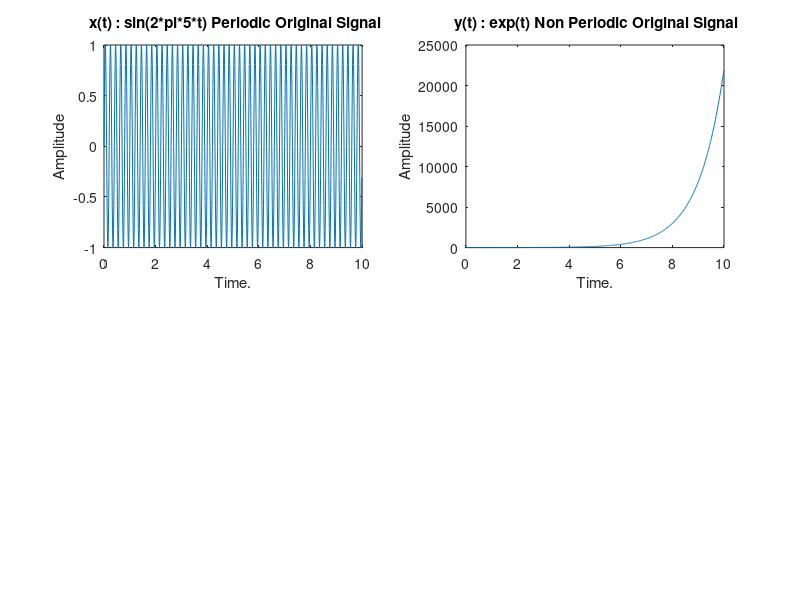

This figure's MATLAB source: (Note: this script raises an error after producing the figure.)
% Author: Dhruv
close all
clear all
clc

%##### Part 1 #####
t = 0:0.01:10-0.01; % Time index
x = sin(2*pi*5*t); % Signal x
y = exp(t);  % Signal y
nf = [256 512 1024 2048]; % possible sizes

names = ["sin(2*pi*5*t)" "exp(t)"];

figure(1)

subplot(2,2,1);
plot(t,x);
title(" x(t) : sin(2*pi*5*t) Periodic Original Signal");
xlabel('Time.') ;
ylabel('Amplitude') ;

subplot(2,2,2);
plot(t,y);
title(" y(t) : exp(t) Non Periodic Original Signal");
xlabel('Time.') ;
ylabel('Amplitude') ;

suptitle("Original Signals")

for j = 1:2
    if j == 1
        fn = x;
    else
        fn = y;
    end
    %##### Part 2 #####
    %### Case 1 ###     (with padding)
    for i = 1:4
        figure(2+(j-1)*8)
        [m,p,f,~] = my_func(fn,nf(i),0,0); % fourier transform of x
        subplot(2,2,i);
        plot(f,m);
        title("(n = "+string(nf(i))+" ) |X(k)| vs k for "+names(j));
        xlabel('Frequency (in Hertz)') ;
        ylabel('Magnitude') ;
        suptitle("Case 1 (Padding) : FFT Magnitude Graphs")
        
        figure(3+(j-1)*8)
        subplot(2,2,i);
        plot(f,p);
        title("(n = "+string(nf(i))+" ) Angle(X(k)) vs k for "+names(j));
        xlabel('Frequency (in Hertz)') ;
        ylabel('Phase (in Degress)') ;
        suptitle("Case 1 (Padding) : FFT Phase Graphs")
    end
    %### Case 2 ###      (without padding)
    for i = 1:4
        figure(4+(j-1)*8)
        [m,p,f,~] = my_func(fn,nf(i),1,0);
        subplot(2,2,i);
        plot(f,m);
        title("(n = "+string(nf(i))+" ) |X(k)| vs k for "+names(j));
        xlabel('Frequency (in Hertz)') ;
        ylabel('Magnitude') ;
        suptitle("Case 2 (Without Padding) : FFT Magnitude Graphs")
        
        figure(5+(j-1)*8)
        subplot(2,2,i);
        plot(f,p);
        title("(n = "+string(nf(i))+" ) Angle(X(k)) vs k for "+names(j));
        xlabel('Frequency (in Hertz)') ;
        ylabel('Phase (in Degress)') ;
        suptitle("Case 2 (Without Padding) : FFT Phase Graphs")
    end

    %##### Part 3 #####
    %### Case 1 ###
    for i = 1:4
        figure(6+(j-1)*8)
        [~,~,~,z1] = my_func(fn,nf(i),0,0);
        [~,~,~,z2] = my_func(z1,nf(i),0,1);
        subplot(2,2,i);
        plot((0:length(z2)-1)/100,z2);
        title("(n = "+string(nf(i))+" ) X(t) vs t for "+names(j));
        xlabel('Time.') ;
        ylabel('Amplitude') ;
        suptitle("Case 1 (Padding) : Inverse IFFT Original Graphs")
    end

    %### Case 2 ###
    for i = 1:4
        figure(7+(j-1)*8)
        [~,~,~,z1] = my_func(fn,nf(i),1,0);
        [~,~,~,z2] = my_func(z1,nf(i),1,1);
        subplot(2,2,i);
        plot((0:length(z2)-1)/100,z2);
        title("(n = "+string(nf(i))+" ) X(t) vs t for "+names(j));
        xlabel('Time.') ;
        ylabel('Amplitude') ;
        suptitle("Case 2 (Without Padding) : Inverse IFFT Original Graphs")
    end   
end

%##### Part 4 #####
%### Real/Imaginary Even/Odd Properties ###
xeven = cos(2*pi*5*t);
xodd = sin(2*pi*2*t);
[ m1,p1,f1,~ ] = my_func(xeven, length(xeven), 0, 0);
[ m2,p2,f2,~ ] = my_func(xodd, length(xodd), 0, 0);
p1(abs(p1) < 1e-6) = 0;
figure(16);
subplot(3,1,1);
plot(xeven);
title('Even Signal');
subplot(3,1,2);
plot(f1,m1);
title('FT Magnitude')
subplot(3,1,3);
plot(f1,p1);
title('FT Phase');
suptitle(" Property Prove : (Even/Odd) Observable that FT of xeven has a zero phase,i.e., FT is real")
%Observable that FT of xeven has a zero phase,i.e., FT is real
figure(17);
subplot(3,1,1);
plot(xodd);
title('Odd Signal');
subplot(3,1,2);
plot(f2,m2);
title('FT Magnitude');
subplot(3,1,3);
plot(f2,p2);
title('FT Phase');
suptitle(" Property Prove : (Even/Odd) Observable that FT of xodd has a +/-90 degree phase,i.e., FT is imaginary")
%Observable that FT of xeven has a +/-90 degree phase,i.e., FT is imaginary

%### Linearity ###
z = x + y;
[m,~,f,~] = my_func(z,1000,0,0);             %fourier transform of z
[m1,~,~,~] = my_func(x,1000,0,0);          %fourier transform of x
[m2,~,~,~] = my_func(y,1000,0,0);          %fourier transform of y
md = m1+m2-m;                                %difference between magnitudes
md(md<1e-6)=0;                               %setting very small values of magnitude difference to 0
ctr =0;
for i=1:1000
    if(md(i)~=0)                             %if magnitude difference is 0 for all elements linearity will hold
        ctr=ctr+1;
    end
end
if (ctr<5)
    figure(18);
    subplot(2,1,1);                              %plots
    plot(f,m);
    title('Magnitude of fft(x+y)');
    subplot(2,1,2);
    plot(f,m1+m2);
    title('Magnitude of fft(x)+fft(y)');
    suptitle(" Property Prove : (Linearity) Observable")
end

%### Convolution ###
z = conv(x,y);
[m,p,f,fz]=my_func(z,nf(4),0,0);       %fourier transform of z
[m1,p1,f1,fx]=my_func(x,nf(4),0,0);    %fourier transform of x
[m2,p2,f2,fy]=my_func(y,nf(4),0,0);    %fourier transform of y
fz1=fftshift(fx).*fftshift(fy);        %multiplication of fourier transform of x and y
md1=(m-abs(fz1)/length(fz1));          %difference between magnitudes of f_z and f_z1
md1(md1<1e-6)=0;                       %setting very small values of magnitude difference to 0
for i=1:1000
    if(md(i)~=0)                       %if magnitude difference is 0 for all elements of f_z and f_z1 the convolution prropery will hold
        ctr=ctr+1;
    end
end
if (ctr<5)
    figure(19);
    subplot(2,2,1);
    plot(f,m);
    title('Magnitude of fft(conv(x,y))');
    subplot(2,2,2);
    plot(f,abs(fz1)/length(fz1));
    title('Magnitude of fft(x)*fft(y)');
    subplot(2,2,3);
    plot(f,p);
    title('Phase of fft(conv(x,y))');
    subplot(2,2,4);
    plot(f,angle(fz1)*180/pi);
    title('Phase of fft(x)*fft(y)'); 
    suptitle(" Property Prove : (Convolution) Observable")
end
    
%### Time Shift ###
figure(20);
x = sin(t);
[xn] = shift(x,2);

x_fft = fftshift(fft(x))/length(x);
xn_fft = fftshift(fft(xn)*exp(-1i*2))/length(x);

z = x_fft - xn_fft;
z((abs(z) < 1)) = 0; 
plot(angle(z));
title('Differnce in Phases in fftold*exp and fftnew. Observable Time shift Property holds for sin(t)'); 

function [ m,p,f,z ] = my_func(x, ns, pp , inv) % x is signal, ns is size, pp is wihtpu padding control and inv is to take fft or ifft control
    m=0;    % init. process
    p=0;    % init. process
    f=0;    % init. process
    if (pp == 1) && (length(x) < ns)
        ns = length(x);
    end 
    if inv == 1
        z = ifft(x,ns);
    else
        z = fft(x,ns); % z_fft
        zn = fftshift(z); % Shifted fft
        n = length(zn); 
        f = (-n/2:n/2-1)*(100/n); % f is frequncy set
        zn(abs(zn) < 1e-6) = 0;          %Removing small noises
        m = abs(zn)/n;      % m is magnitude
        p = angle(zn)*180/pi;         %p is Phase
    end  
end

function [ shifted ] = shift(x, delay)
    shifted = circshift(x,-delay*100);
    if delay > 0
        tn = 10+0.01:0.01:10+delay;
        shifted(end-delay*100+1:end) = sin(tn);
    else
        tn = delay:0.01:0-0.01;
        shifted(1:abs(delay)*100) = sin(tn) ;
    end
end